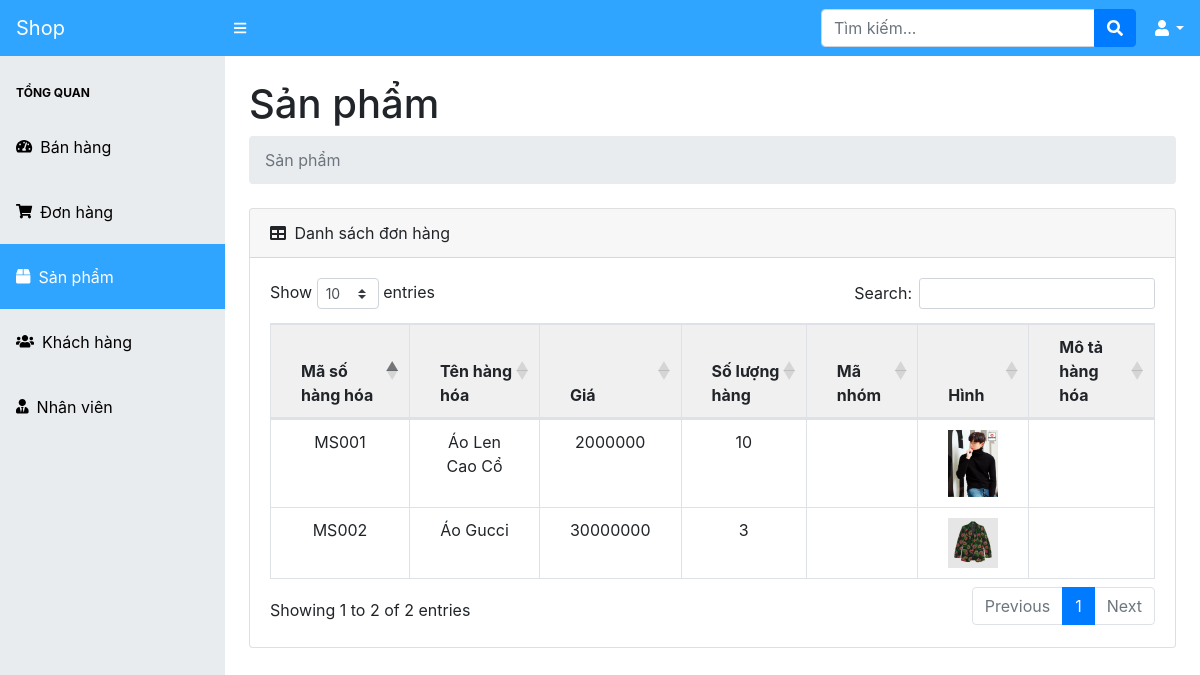
/PHP/product.php (signed in), run on the app's committed database.
### tables this page shows
CREATE TABLE `hanghoa`  (
  `MSHH` varchar(5) NOT NULL,
  `TenHH` varchar(50) NOT NULL,
  `Gia` int(11) NOT NULL,
  `SoLuongHang` tinyint(4) NOT NULL,
  `MaNhom` varchar(5) NOT NULL,
  `Hinh` varchar(50) NOT NULL,
  `MoTaHH` varchar(200) NULL DEFAULT NULL,
  PRIMARY KEY (`MSHH`) USING BTREE,
  INDEX `MaNhom`(`MaNhom`) USING BTREE
);

### PHP/product.php (the view, shortened to what this page needs)
<!DOCTYPE html>
<html lang="en">
    <head>
        <link rel="stylesheet" type="text/css" href="../CSS/styles.css" />
        <link rel="stylesheet" type="text/css" href="../CSS/main.css" />
        <link href="https://cdn.datatables.net/1.10.20/css/dataTables.bootstrap4.min.css" rel="stylesheet" />
    </head>
    <body class="sb-nav-fixed">
    <?php
        include_once ("config.php");
        if(!isset($_SESSION['logined']) || $_SESSION['logined'] == "" || $_SESSION['logined'] == null )
        {
            header('location: login.php');
        }
        else {
    ?>
        <nav class="sb-topnav navbar navbar-expand navbar-dark bg-blue">
            <a class="navbar-brand" href="index.php">Shop</a>
            <button class="btn btn-link btn-sm order-1 order-lg-0" id="sidebarToggle"><i class="fas fa-bars icon-color-main"></i></button>
            <form class="d-none d-md-inline-block form-inline ml-auto mr-0 mr-md-3 my-2 my-md-0">
                <div class="input-group">
                    <input class="form-control" type="text" placeholder="Tìm kiếm..." aria-label="Search" aria-describedby="basic-addon2" />
                    <div class="input-group-append">
                        <button class="btn btn-primary" type="button"><i class="fas fa-search"></i></button>
                    </div>
                </div>
            </form>
            <ul class="navbar-nav ml-auto ml-md-0">
                <li class="nav-item dropdown">
                    <a class="dropdown-toggle icon-color-main" id="userDropdown" href="#" role="button" data-toggle="dropdown" aria-haspopup="true" aria-expanded="false"><i class="fas fa-user fa-fw"></i></a>
                </li>
            </ul>
        </nav>
        <div id="layoutSidenav">
            <div id="layoutSidenav_nav">
                <nav class="sb-sidenav accordion sb-sidenav-dark" id="sidenavAccordion">
                    <div class="sb-sidenav-menu">
                        <div class="nav">
                            <div class="sb-sidenav-menu-heading">Tổng quan</div>
                            <a class="nav-link" href="sell.php">
                                <div class="sb-nav-link-icon"><i class="fas fa-tachometer-alt"></i></div>
                                Bán hàng
                            </a>
                            <a class="nav-link" href="order.php">
                                <div class="sb-nav-link-icon"><i class="fas fa-shopping-cart"></i></div>
                                Đơn hàng
                            </a>
                            <a class="nav-link nav-link-active" href="product.php">
                                <div class="sb-nav-link-icon sb-nav-link-icon-active"><i class="fas fa-box"></i></div>
                                Sản phẩm
                            </a>
                            <a class="nav-link" href="customers.php">
                                <div class="sb-nav-link-icon"><i class="fas fa-users"></i></i></div>
                                Khách hàng
                            </a>
                            <a class="nav-link" href="staff.php">
                                <div class="sb-nav-link-icon"><i class="fas fa-user-tie"></i></div>
                                Nhân viên
                            </a>
                        </div>
                    </div>
                </nav>
            </div>
            <div id="layoutSidenav_content">
                <main>
                    <div class="container-fluid">
                        <h1 class="mt-4">Sản phẩm</h1>
                        <ol class="breadcrumb mb-4">
                            <li class="breadcrumb-item active">Sản phẩm</li>
                        </ol>
                        <div class="card mb-4">
                            <div class="card-header">
                                <i class="fas fa-table mr-1"></i>
                                Danh sách đơn hàng
                            </div>
                            <div class="card-body">
                                <div class="table-responsive">
                                    <table class="table table-bordered" id="dataTable" width="100%" cellspacing="0">
                                        <thead>
                                            <tr>
                                                <th>Mã số hàng hóa</th>
                                                <th>Tên hàng hóa</th>
                                                <th>Giá</th>
                                                <th>Số lượng hàng</th>
                                                <th>Mã nhóm</th>
                                                <th>Hình</th>
                                                <th>Mô tả hàng hóa</th>
                                            </tr>
                                        </thead>
                                        <tbody>
                                        <?php
                                            try{
                                                $connect = new PDO('mysql:host = '.$hostname.'; dbname = '.$database, $username, $password);
                                                $connect->setAttribute(PDO::ATTR_ERRMODE, PDO::ERRMODE_EXCEPTION);
                                                $sql = "SELECT * FROM quanlibanhang.hanghoa";
                                                $query = $connect->prepare($sql);
                                                $query->execute();
                                                $result = $query;
                                                foreach ($result as $item) {
                                                    echo '<tr><td>' .$item['MSHH']. '</td>';
                                                    echo '<td>' .$item['TenHH']. '</td>';
                                                    echo '<td>' .$item['Gia']. '</td>';
                                                    echo '<td>' .$item['SoLuongHang']. '</td>';
                                                    echo '<td>' .$item['MaNhom']. '</td>';
                                                    echo '<td> <img src = "' .$item['Hinh']. '"></td>';
                                                    echo '<td>' .$item['MoTaHH']. '</td></tr>';
                                                }
                                            }catch(PDOException $e){
                                                die($e->getMessage());
                                            }
                                        ?>
                                        </tbody>
                                    </table>
                                </div>
                            </div>
                        </div>
                    </div>
                </main>
            </div>
        </div>
    <?php
        }
    ?>
    </body>
</html>

### CSS/main.css (style rules this page uses)
.icon-color-main { color: white; }
img { width: 50px; height: auto; }

### data on the page
hanghoa: MSHH "MS001", TenHH "Áo Len Cao Cổ", Gia "2000000", SoLuongHang "10", shows a picture
hanghoa: MSHH "MS002", TenHH "Áo Gucci", Gia "30000000", SoLuongHang "3", shows a picture
